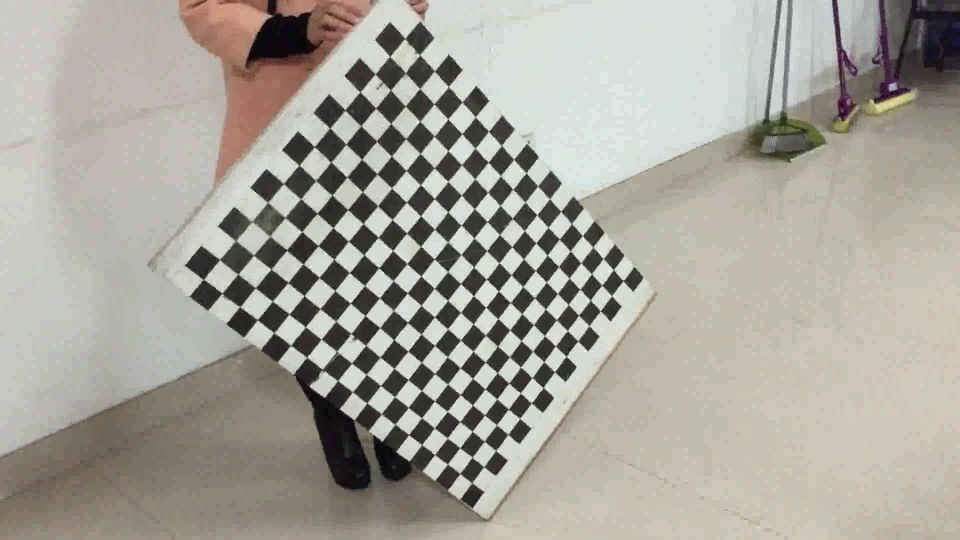
#> input picture frame 33 of ch2/videos/test.avi, 1920 x 1080 px (shown at 1/2 size)
$ python playVideo.py
#> lines starting #> are read from the running program, lines starting #| are printed output that depends on the picture
# -*- coding: utf-8 -*-
'''
播放视频，需要安装合适的解码器，例如ffmpeg和gstreamer
'''
import cv2
cv2.namedWindow('frame', cv2.WINDOW_NORMAL)
cap = cv2.VideoCapture('videos/test.avi')
while(True):
    #ret是布尔值表示是否读取成功
    #frame是读取到的图像
    ret, frame = cap.read()
#> frame is the input picture: shape (1080, 1920, 3); mean B, G, R 156.1, 164.2, 167.7
    if ret==True:
        #可以对frame进行处理后再显示，例如
        frame=cv2.cvtColor(frame,cv2.COLOR_BGR2GRAY)
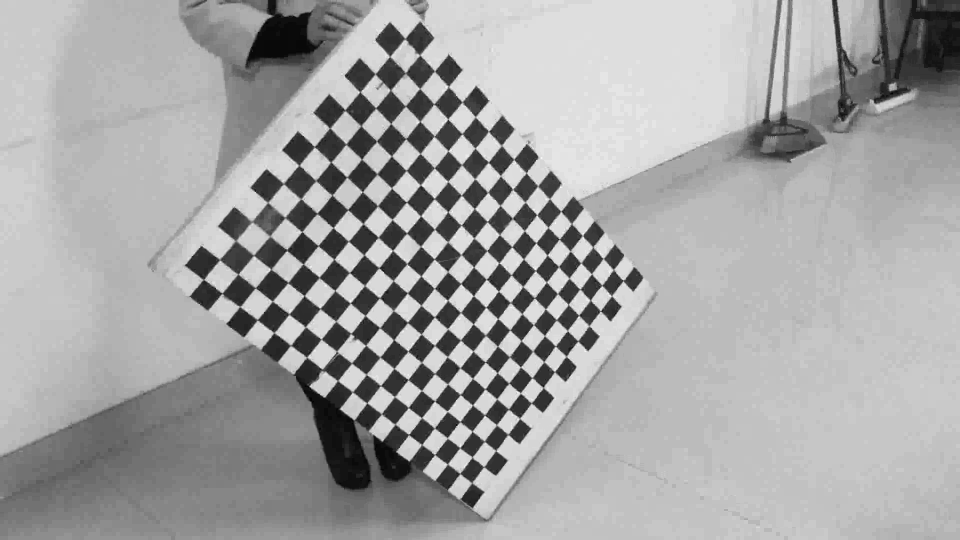
#> frame: shape (1080, 1920) (shown at 1/2 size); min 0, max 255, mean 164.3
        cv2.imshow('frame',frame)
        if cv2.waitKey(1) & 0xFF == ord('q'):
#> (key q is pressed here)
            break
    else:
        break
cap.release()
cv2.destroyAllWindows()

$ run again, starting later in the video
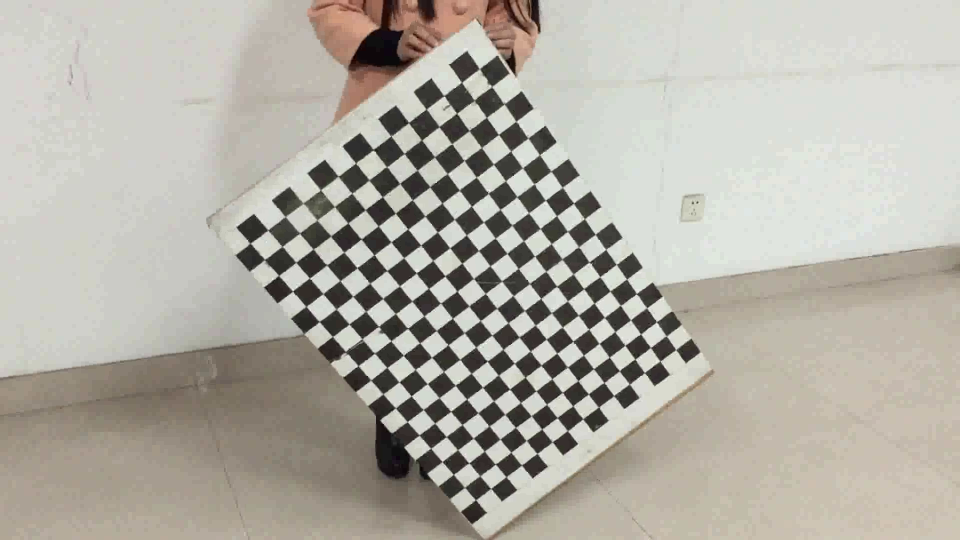
#> input picture frame 152 of ch2/videos/test.avi, 1920 x 1080 px (shown at 1/2 size)
#> frame is the input picture: shape (1080, 1920, 3); mean B, G, R 165.3, 174.5, 177.9
#> `frame=cv2.cvtColor(frame,cv2.COLOR_BGR2GRAY)`:
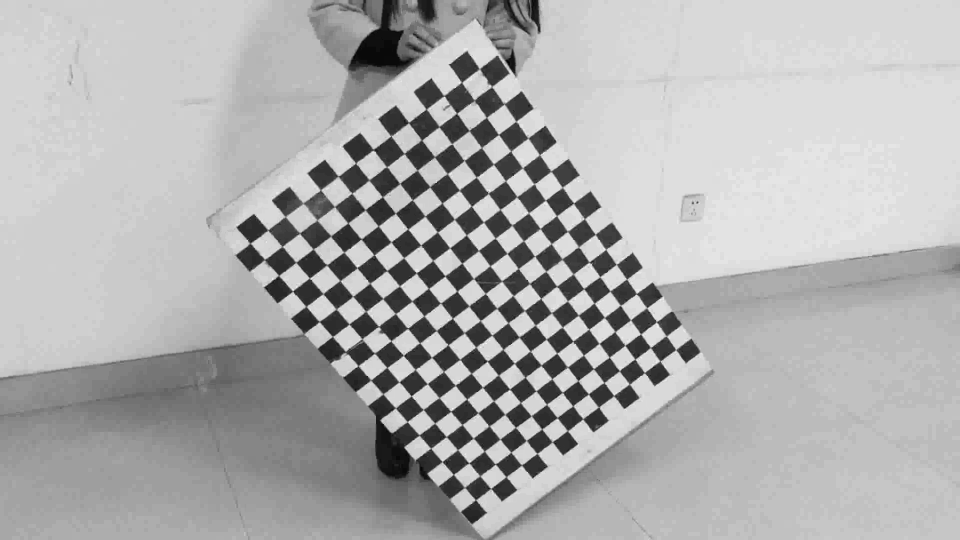
#> frame: shape (1080, 1920) (shown at 1/2 size); min 0, max 255, mean 174.4
